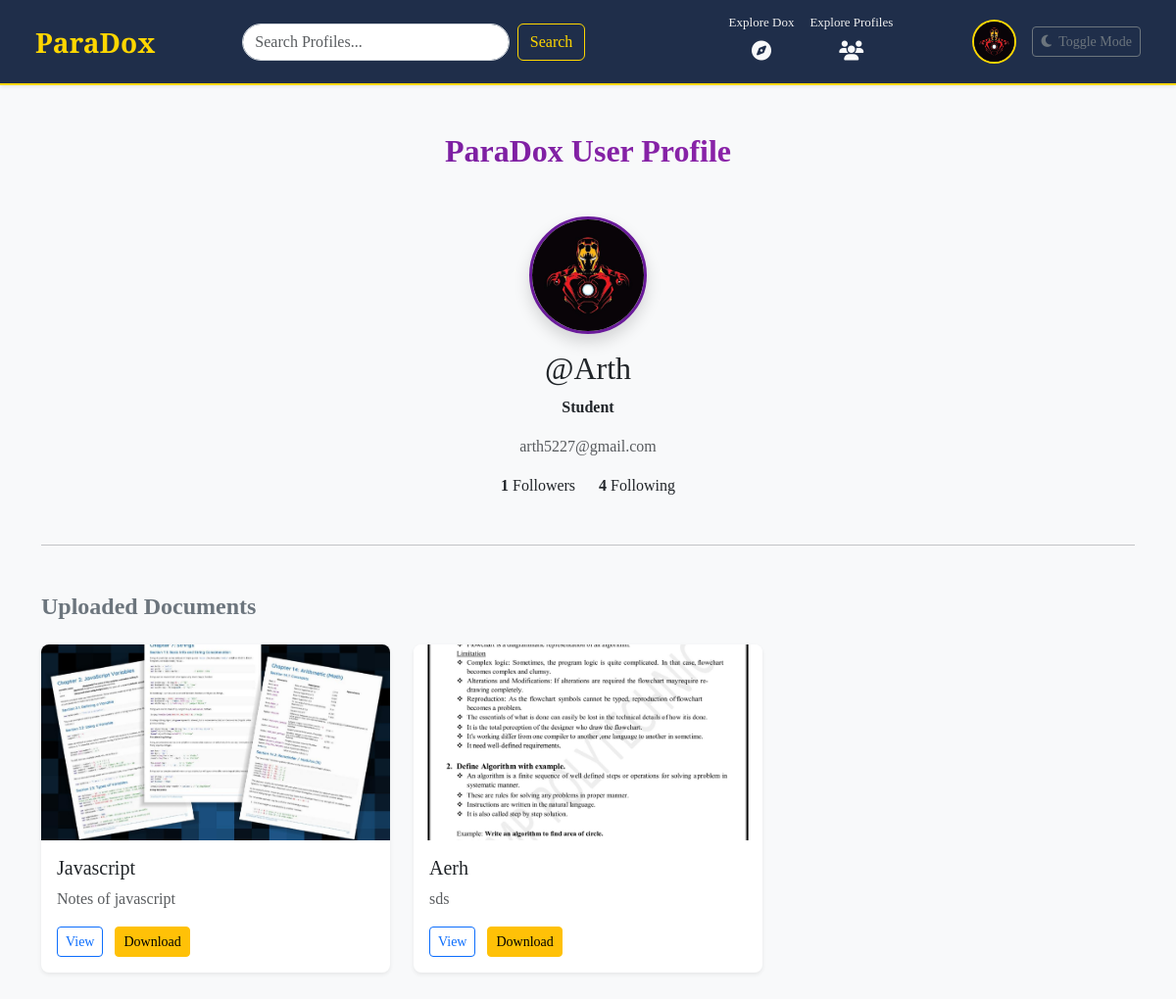
Before: /profile/93/ (signed in) with the older database file.
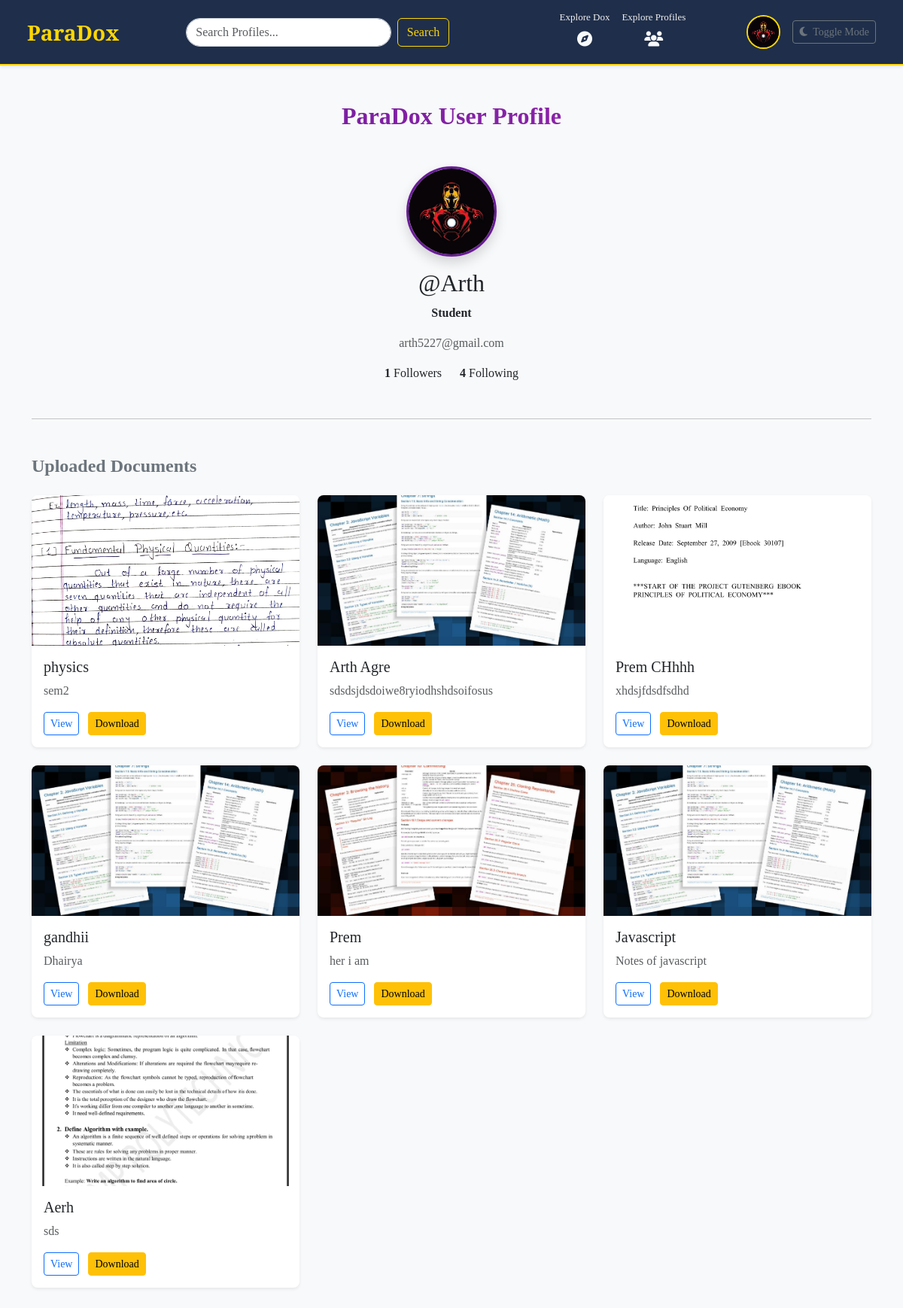
After: the same page with the newer database file.
### apps/dashboard/models.py (models this page shows)
class Document(models.Model):
    user = models.ForeignKey(User, on_delete=models.CASCADE)
    file = models.FileField(upload_to='documents/')
    title = models.CharField(max_length=100)
    description = models.TextField(blank=True)
    file = models.FileField(upload_to='documents/')
    thumbnail = models.ImageField(upload_to='thumbnails/', blank=True, null=True)
    uploaded_at = models.DateTimeField(auto_now_add=True)

### apps/dashboard/views.py (the view)
# urls.py: path('profile/<int:user_id>/', views.public_profile, name='public_profile'),
@login_required
def public_profile(request, user_id):
    user_profile = User.objects.get(id=user_id)
    current_user = User.objects.get(id=request.session.get('user_id'))
    documents = Document.objects.filter(user=user_profile).order_by('-uploaded_at')
    return render(request, 'dashboard/public_profile.html', {
        'user_profile': user_profile,
        'current_user': current_user,
        'documents': documents,
        'followers_count': user_profile.followers.count(),
        'following_count': user_profile.following.count(),
        'followers': user_profile.followers.all(),
        'following': user_profile.following.all()
    })

### apps/dashboard/context_processors.py (called while the page is built)
def current_user(request):
    user_id = request.session.get('user_id')
    if user_id:
        try:
            user = User.objects.get(id=user_id)
            return {'user': user}
        except User.DoesNotExist:
            return {}
    return {}

### apps/dashboard/views.py (called while the page is built)
def login_required(view_func):
    @wraps(view_func)
    def wrapper(request, *args, **kwargs):
        if 'user_id' not in request.session:
            return redirect('sign_in')
        return view_func(request, *args, **kwargs)
    return wrapper

### apps/dashboard/templates/dashboard/public_profile.html (shortened to what this page needs)
{% extends 'dashboard/base.html' %}
{% load static %}
{% block body %}
<div class="container py-5">
  <div class="text-center mb-5">
    <h2 class="fw-bold" style="background: linear-gradient(to right, #6a1b9a, #9c27b0); -webkit-background-clip: text; -webkit-text-fill-color: transparent;">
      ParaDox User Profile
    </h2>
  </div>
  <div class="text-center mb-3">
    {% if user_profile.profile_image and user_profile.profile_image.name %}
    <img src="{{ user_profile.profile_image.url }}" alt="Profile Image" class="rounded-circle shadow"
      style="width: 120px; height: 120px; object-fit: cover; border: 3px solid #6a1b9a;">
    {% else %}
    <img src="{% static 'dashboard/images/default-profile-icon.jpg' %}" alt="Default Image" class="rounded-circle shadow"
      style="width: 120px; height: 120px; object-fit: cover; border: 3px solid #6a1b9a;">
    {% endif %}
  </div>
  <h2 class="text-center text-purple">@{{ user_profile.name }}</h2>
  <p class="fw-semibold text-center">{{ user_profile.bio|default:"This user has not added a bio yet." }}</p>
  <p class="text-muted text-center">{{ user_profile.email }}</p>
  <div class="d-flex justify-content-center gap-4 mb-4">
    <a href="#" data-bs-toggle="modal" data-bs-target="#followersModal" class="text-decoration-none text-dark">
      <strong>{{ followers_count }}</strong> Followers
    </a>
    <a href="#" data-bs-toggle="modal" data-bs-target="#followingModal" class="text-decoration-none text-dark">
      <strong>{{ following_count }}</strong> Following
    </a>
  </div>
  <hr class="my-5">
  <h4 class="text-secondary fw-bold mb-4">Uploaded Documents</h4>
  {% if documents %}
  <div class="row">
    {% for doc in documents %}
    <div class="col-md-4 mb-4">
      <div class="card h-100 shadow-sm border-0 rounded-3">
        {% if doc.thumbnail %}
        <img src="{{ doc.thumbnail.url }}" class="card-img-top rounded-top-3" style="height: 200px; object-fit: cover;">
        {% else %}
        <img src="{% static 'dashboard/images/default_thumbnail.png' %}" class="card-img-top rounded-top-3" style="height: 200px; object-fit: cover;">
        {% endif %}
        <div class="card-body">
          <h5 class="card-title">{{ doc.title }}</h5>
          <p class="card-text text-muted">{{ doc.description|default:"No description provided." }}</p>
          <a href="{{ doc.file.url }}" target="_blank" class="btn btn-sm btn-outline-primary">View</a>
          <a href="{{ doc.file.url }}" class="btn btn-sm btn-warning ms-2" download>Download</a>
        </div>
      </div>
    </div>
    {% endfor %}
  </div>
  {% else %}
  <p class="text-muted">No documents uploaded yet.</p>
  {% endif %}
</div>
{% endblock %}

Changed rows visible on the page:
added Document: thumbnail (picture), title "physics", description "sem2"
added Document: thumbnail (picture), title "Arth Agre", description "sdsdsjdsdoiwe8ryiodhshdsoifosus"
added Document: thumbnail (picture), title "Prem CHhhh", description "xhdsjfdsdfsdhd"
added Document: thumbnail (picture), title "gandhii", description "Dhairya"
added Document: thumbnail (picture), title "Prem", description "her i am"
